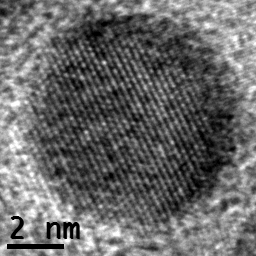
#> input picture AMC/Reto2/Images/Imagen.tif, 256 x 256 px, found by its file name
$ python FFT2.py
#> lines starting #> are read from the running program, lines starting #| are printed output that depends on the picture
from PIL import Image, ImageFilter
import numpy as np
import matplotlib.pyplot as plt

def plot_image(image,cmap=None,bar=True):
    plt.axis("off")
    plt.imshow(image,cmap=cmap)
    if bar:
        plt.plot([6.5,63.3],[247.4,247.4],color="black",lw=4)
        plt.text(2,238,"5  1nm$^{-1}$",fontsize=26)
    plt.subplots_adjust(left=0, bottom=0, right=1, top=1, wspace=0, hspace=0.188)
    plt.show()
    plt.clf()

im=Image.open("Imagen.tif")
#> im is the input picture: PIL image 256x256 P; min 0, max 254, mean 104.5
f=np.fft.fft2(im)
f=np.fft.fftshift(f)
f=np.log(np.abs(f))
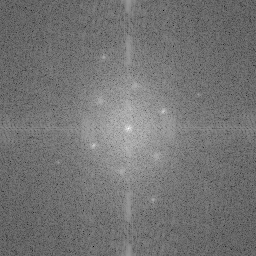
#> f: shape (256, 256) float64; min 0.393, max 15.75, mean 7.38; drawn with min black and max white
plot_image(im,bar=False)
plot_image(1000*f,bar=True)
#> call 2 of plot_image, with bar = True
#> in plot_image (call 2), `plt.show()`:
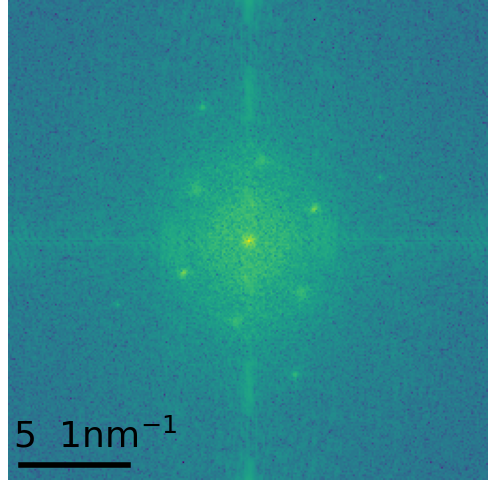
#> figure drawn by matplotlib, 1 panel
plot_image(f,bar=True)
